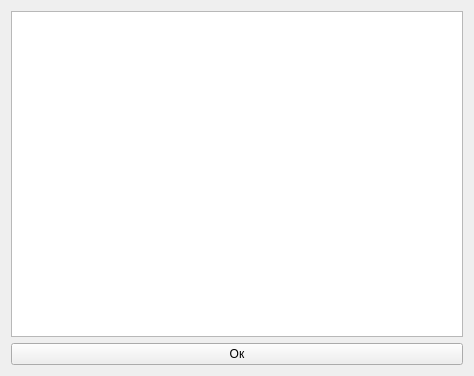
<?xml version="1.0" encoding="UTF-8"?>
<ui version="4.0">
 <class>ReferenceForm</class>
 <widget class="QWidget" name="ReferenceForm">
  <property name="geometry">
   <rect>
    <x>0</x>
    <y>0</y>
    <width>474</width>
    <height>376</height>
   </rect>
  </property>
  <property name="windowTitle">
   <string>Справка</string>
  </property>
  <layout class="QVBoxLayout" name="verticalLayout">
   <item>
    <widget class="QTextBrowser" name="textBrowser"/>
   </item>
   <item>
    <widget class="QPushButton" name="pushButton">
     <property name="text">
      <string>Ок</string>
     </property>
    </widget>
   </item>
  </layout>
 </widget>
 <resources/>
 <connections/>
</ui>
